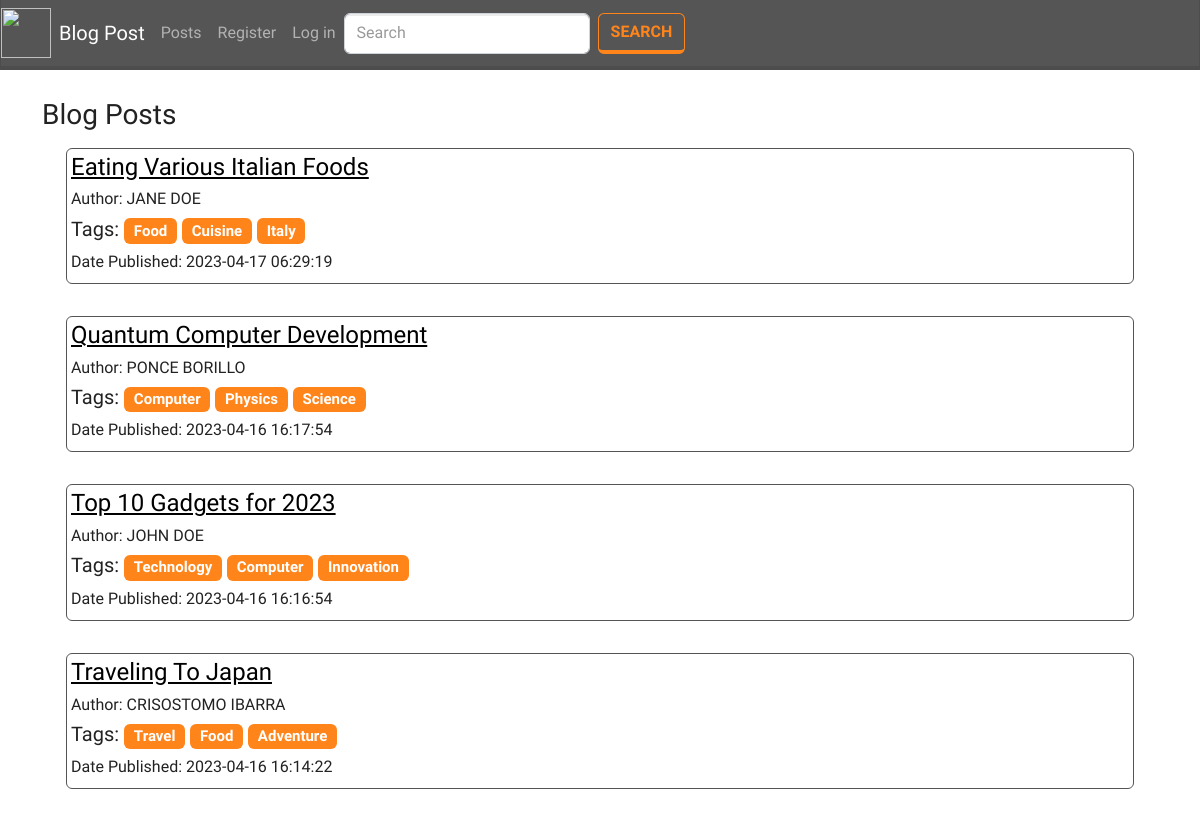
The app's page /all_posts.php with its own data.
### tables this page shows
CREATE TABLE `blogs` (
  `id` int(11) NOT NULL,
  `author_id` int(11) NOT NULL,
  `title` varchar(255) NOT NULL,
  `body` longtext NOT NULL,
  `tags` varchar(255) NOT NULL,
  `date_created` datetime NOT NULL
);

CREATE TABLE `users` (
  `id` int(11) NOT NULL,
  `first_name` varchar(255) NOT NULL,
  `middle_name` varchar(255) NOT NULL,
  `last_name` varchar(255) NOT NULL,
  `email` varchar(255) NOT NULL,
  `password` varchar(255) NOT NULL,
  `privacy_policy` varchar(255) NOT NULL,
  `is_admin` int(11) NOT NULL,
  `is_active` int(11) NOT NULL,
  `image` varchar(255) NOT NULL
);

### includes/functions.php (called while the page is built, shortened)
<?php
function getAllPosts(){
    if(isset($_GET['tag'])){
        $tag = $_GET['tag'];
        $q = "SELECT b.id as `bid`, b.author_id, b.title, b.body, b.tags, b.date_created, u.id, u.first_name, u.last_name  FROM blogs b INNER JOIN users u ON b.author_id = u.id WHERE tags LIKE '%$tag%' ORDER BY bid DESC";
        $result = mysqli_query($_SESSION['conn'], $q);
        $temp = array();
        while ($row = $result->fetch_assoc()) {
            $temp[] = $row;
        }
        return $temp;
    }else{
        $q = "SELECT b.id as `bid`, b.author_id, b.title, b.body, b.tags, b.date_created, u.id, u.first_name, u.last_name  FROM blogs b INNER JOIN users u ON b.author_id = u.id ORDER BY bid DESC";
        $result = mysqli_query($_SESSION['conn'], $q);
        $temp = array();
        while ($row = $result->fetch_assoc()) {
            $temp[] = $row;
        }
        return $temp;
    }
}

### all_posts.php (the view, shortened to what this page needs)
<?php include('components/header.php'); ?>
<div class="container mt-1">
    <?php if(isset($_SESSION['id'])  && $_SESSION['is_active'] == 1){ ?>
        <h2>Welcome <?= $_SESSION['first_name']?></h2>
        <a class="btn btn-outline-warning" href="create_post.php">Create Blog</a>
        <br>
        <br>
        <h3>Blog Posts</h3>
        <?php if(isset($_SESSION['msg'])){ echo $_SESSION['msg']; unset($_SESSION['msg']);}else{ echo ' '; } ?>
        <br>
        <div class="row m-1 p-1 ">
            <div class="col ">
                <?php foreach(getAllPosts() as $res) {?>
                <div class="card border-dark p-1 m-1">
                <h4 class=""><a href="single_post.php?id=<?= $res['bid']?>" style="color: black"><?= $res['title']?></a></h4>
                <h6>Author: <?= strtoupper($res['first_name'] . " " . $res['last_name'])?></h6>
                <?php $tags = explode(',', $res['tags']) ?>
                <h5>Tags:
                    <?php foreach($tags as $tag){?>
                        <a href="all_posts.php?tag=<?=$tag?>" class="badge bg-warning" style="text-decoration: none"><?= $tag ?></a>
                    <?php } ?>
                </h5>
                <h6>Date Published: <?= $res['date_created']?></h6>
                </div>
                <br>
                <?php } ?>
            </div>
        </div>
    <?php }else{ ?>
        <br>
        <h3>Blog Posts</h3>
        <div class="row m-1 p-1">
            <div class="col">
                <?php foreach(getAllPosts() as $res) {?>
                <div class="card border-dark p-1 m-1">
                <h4><a href="single_post.php?id=<?= $res['bid']?>" style="color: black"><?= $res['title']?></a></h4>
                <h6>Author: <?= strtoupper($res['first_name'] . " " . $res['last_name'])?></h6>
                <?php $tags = explode(',', $res['tags']) ?>
                <h5>Tags:
                    <?php foreach($tags as $tag){?>
                        <a href="all_posts.php?tag=<?=$tag?>" class="badge bg-warning" style="text-decoration: none"><?= $tag ?></a>
                    <?php } ?>
                </h5>
                <h6>Date Published: <?= $res['date_created']?></h6>
                </div>
                <br>
                <?php } ?>
            </div>
        </div>
    <?php } ?>
</div>
<?php include('components/footer.php'); ?>

### records on screen
blogs: title "Eating Various Italian Foods", author.last_name "JANE DOE", tags "Food", tags "Cuisine", tags "Italy", date_created "2023-04-17 06:29:19"
blogs: title "Quantum Computer Development", author.last_name "PONCE BORILLO", tags "Computer", tags "Physics", tags "Science", date_created "2023-04-16 16:17:54"
blogs: title "Top 10 Gadgets for 2023", author.last_name "JOHN DOE", tags "Technology", tags "Computer", tags "Innovation", date_created "2023-04-16 16:16:54"
blogs: title "Traveling To Japan", author.last_name "CRISOSTOMO IBARRA", tags "Travel", tags "Food", tags "Adventure", date_created "2023-04-16 16:14:22"
